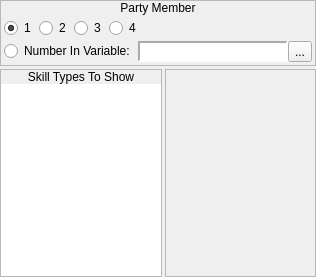
        <widget class="QWidget" name="wSkills">
         <layout class="QVBoxLayout" name="verticalLayout_18">
          <property name="spacing">
           <number>3</number>
          </property>
          <property name="margin">
           <number>0</number>
          </property>
          <item>
           <widget class="QFrame" name="frame_7">
            <property name="sizePolicy">
             <sizepolicy hsizetype="Preferred" vsizetype="Fixed">
              <horstretch>0</horstretch>
              <verstretch>0</verstretch>
             </sizepolicy>
            </property>
            <property name="frameShape">
             <enum>QFrame::StyledPanel</enum>
            </property>
            <property name="frameShadow">
             <enum>QFrame::Raised</enum>
            </property>
            <layout class="QVBoxLayout" name="verticalLayout_7">
             <property name="spacing">
              <number>0</number>
             </property>
             <property name="margin">
              <number>0</number>
             </property>
             <item>
              <widget class="QLabel" name="label_7">
               <property name="sizePolicy">
                <sizepolicy hsizetype="Preferred" vsizetype="Fixed">
                 <horstretch>0</horstretch>
                 <verstretch>0</verstretch>
                </sizepolicy>
               </property>
               <property name="text">
                <string>Party Member</string>
               </property>
               <property name="alignment">
                <set>Qt::AlignCenter</set>
               </property>
              </widget>
             </item>
             <item>
              <widget class="QWidget" name="widget_13" native="true">
               <layout class="QVBoxLayout" name="verticalLayout_21">
                <property name="spacing">
                 <number>3</number>
                </property>
                <property name="margin">
                 <number>3</number>
                </property>
                <item>
                 <layout class="QHBoxLayout" name="horizontalLayout_35">
                  <item>
                   <widget class="QRadioButton" name="skills_rbPartyMember1">
                    <property name="sizePolicy">
                     <sizepolicy hsizetype="Fixed" vsizetype="Fixed">
                      <horstretch>0</horstretch>
                      <verstretch>0</verstretch>
                     </sizepolicy>
                    </property>
                    <property name="text">
                     <string>1</string>
                    </property>
                    <property name="checked">
                     <bool>true</bool>
                    </property>
                   </widget>
                  </item>
                  <item>
                   <widget class="QRadioButton" name="skills_rbPartyMember2">
                    <property name="sizePolicy">
                     <sizepolicy hsizetype="Fixed" vsizetype="Fixed">
                      <horstretch>0</horstretch>
                      <verstretch>0</verstretch>
                     </sizepolicy>
                    </property>
                    <property name="text">
                     <string>2</string>
                    </property>
                   </widget>
                  </item>
                  <item>
                   <widget class="QRadioButton" name="skills_rbPartyMember3">
                    <property name="sizePolicy">
                     <sizepolicy hsizetype="Fixed" vsizetype="Fixed">
                      <horstretch>0</horstretch>
                      <verstretch>0</verstretch>
                     </sizepolicy>
                    </property>
                    <property name="text">
                     <string>3</string>
                    </property>
                   </widget>
                  </item>
                  <item>
                   <widget class="QRadioButton" name="skills_rbPartyMember4">
                    <property name="sizePolicy">
                     <sizepolicy hsizetype="Fixed" vsizetype="Fixed">
                      <horstretch>0</horstretch>
                      <verstretch>0</verstretch>
                     </sizepolicy>
                    </property>
                    <property name="text">
                     <string>4</string>
                    </property>
                   </widget>
                  </item>
                  <item>
                   <spacer name="horizontalSpacer_7">
                    <property name="orientation">
                     <enum>Qt::Horizontal</enum>
                    </property>
                    <property name="sizeHint" stdset="0">
                     <size>
                      <width>40</width>
                      <height>20</height>
                     </size>
                    </property>
                   </spacer>
                  </item>
                 </layout>
                </item>
                <item>
                 <layout class="QHBoxLayout" name="horizontalLayout_10">
                  <item>
                   <widget class="QRadioButton" name="skills_rbPartyMemberVar">
                    <property name="sizePolicy">
                     <sizepolicy hsizetype="Fixed" vsizetype="Fixed">
                      <horstretch>0</horstretch>
                      <verstretch>0</verstretch>
                     </sizepolicy>
                    </property>
                    <property name="text">
                     <string>Number In Variable:</string>
                    </property>
                   </widget>
                  </item>
                  <item>
                   <widget class="QWidget" name="skills_wPartyMember_Variable" native="true">
                    <layout class="QHBoxLayout" name="horizontalLayout_36">
                     <property name="spacing">
                      <number>0</number>
                     </property>
                     <property name="margin">
                      <number>0</number>
                     </property>
                     <item>
                      <widget class="QLabel" name="skills_lblPartyMember_Variable">
                       <property name="sizePolicy">
                        <sizepolicy hsizetype="Preferred" vsizetype="Preferred">
                         <horstretch>0</horstretch>
                         <verstretch>0</verstretch>
                        </sizepolicy>
                       </property>
                       <property name="minimumSize">
                        <size>
                         <width>150</width>
                         <height>0</height>
                        </size>
                       </property>
                       <property name="font">
                        <font>
                         <family>Monospace</family>
                        </font>
                       </property>
                       <property name="styleSheet">
                        <string notr="true">background-color: palette(base);</string>
                       </property>
                       <property name="frameShape">
                        <enum>QFrame::Panel</enum>
                       </property>
                       <property name="frameShadow">
                        <enum>QFrame::Sunken</enum>
                       </property>
                       <property name="lineWidth">
                        <number>2</number>
                       </property>
                       <property name="text">
                        <string/>
                       </property>
                      </widget>
                     </item>
                     <item>
                      <widget class="QToolButton" name="skills_bPartyMember_BrowseVariables">
                       <property name="text">
                        <string>...</string>
                       </property>
                       <property name="icon">
                        <iconset resource="gui_icons.qrc">
                         <normaloff>:/icons/fileopen.png</normaloff>:/icons/fileopen.png</iconset>
                       </property>
                      </widget>
                     </item>
                    </layout>
                   </widget>
                  </item>
                 </layout>
                </item>
               </layout>
              </widget>
             </item>
            </layout>
           </widget>
          </item>
          <item>
           <layout class="QHBoxLayout" name="horizontalLayout_4">
            <property name="spacing">
             <number>3</number>
            </property>
            <item>
             <widget class="QFrame" name="frame_2">
              <property name="sizePolicy">
               <sizepolicy hsizetype="Fixed" vsizetype="Preferred">
                <horstretch>0</horstretch>
                <verstretch>0</verstretch>
               </sizepolicy>
              </property>
              <property name="frameShape">
               <enum>QFrame::StyledPanel</enum>
              </property>
              <property name="frameShadow">
               <enum>QFrame::Raised</enum>
              </property>
              <layout class="QVBoxLayout" name="verticalLayout_17">
               <property name="spacing">
                <number>0</number>
               </property>
               <property name="margin">
                <number>0</number>
               </property>
               <item>
                <widget class="QLabel" name="label_4">
                 <property name="sizePolicy">
                  <sizepolicy hsizetype="Preferred" vsizetype="Fixed">
                   <horstretch>0</horstretch>
                   <verstretch>0</verstretch>
                  </sizepolicy>
                 </property>
                 <property name="text">
                  <string>Skill Types To Show</string>
                 </property>
                 <property name="alignment">
                  <set>Qt::AlignCenter</set>
                 </property>
                </widget>
               </item>
               <item>
                <widget class="QWidget" name="widget_5" native="true">
                 <layout class="QVBoxLayout" name="verticalLayout_2">
                  <property name="spacing">
                   <number>0</number>
                  </property>
                  <property name="margin">
                   <number>0</number>
                  </property>
                  <item>
                   <widget class="QListWidget" name="lwSkillTypes">
                    <property name="sizePolicy">
                     <sizepolicy hsizetype="Fixed" vsizetype="Expanding">
                      <horstretch>0</horstretch>
                      <verstretch>0</verstretch>
                     </sizepolicy>
                    </property>
                    <property name="minimumSize">
                     <size>
                      <width>160</width>
                      <height>0</height>
                     </size>
                    </property>
                    <property name="maximumSize">
                     <size>
                      <width>160</width>
                      <height>16777215</height>
                     </size>
                    </property>
                    <property name="frameShape">
                     <enum>QFrame::NoFrame</enum>
                    </property>
                   </widget>
                  </item>
                 </layout>
                </widget>
               </item>
              </layout>
             </widget>
            </item>
            <item>
             <widget class="QFrame" name="frame_6">
              <property name="frameShape">
               <enum>QFrame::StyledPanel</enum>
              </property>
              <property name="frameShadow">
               <enum>QFrame::Raised</enum>
              </property>
             </widget>
            </item>
           </layout>
          </item>
         </layout>
        </widget>
